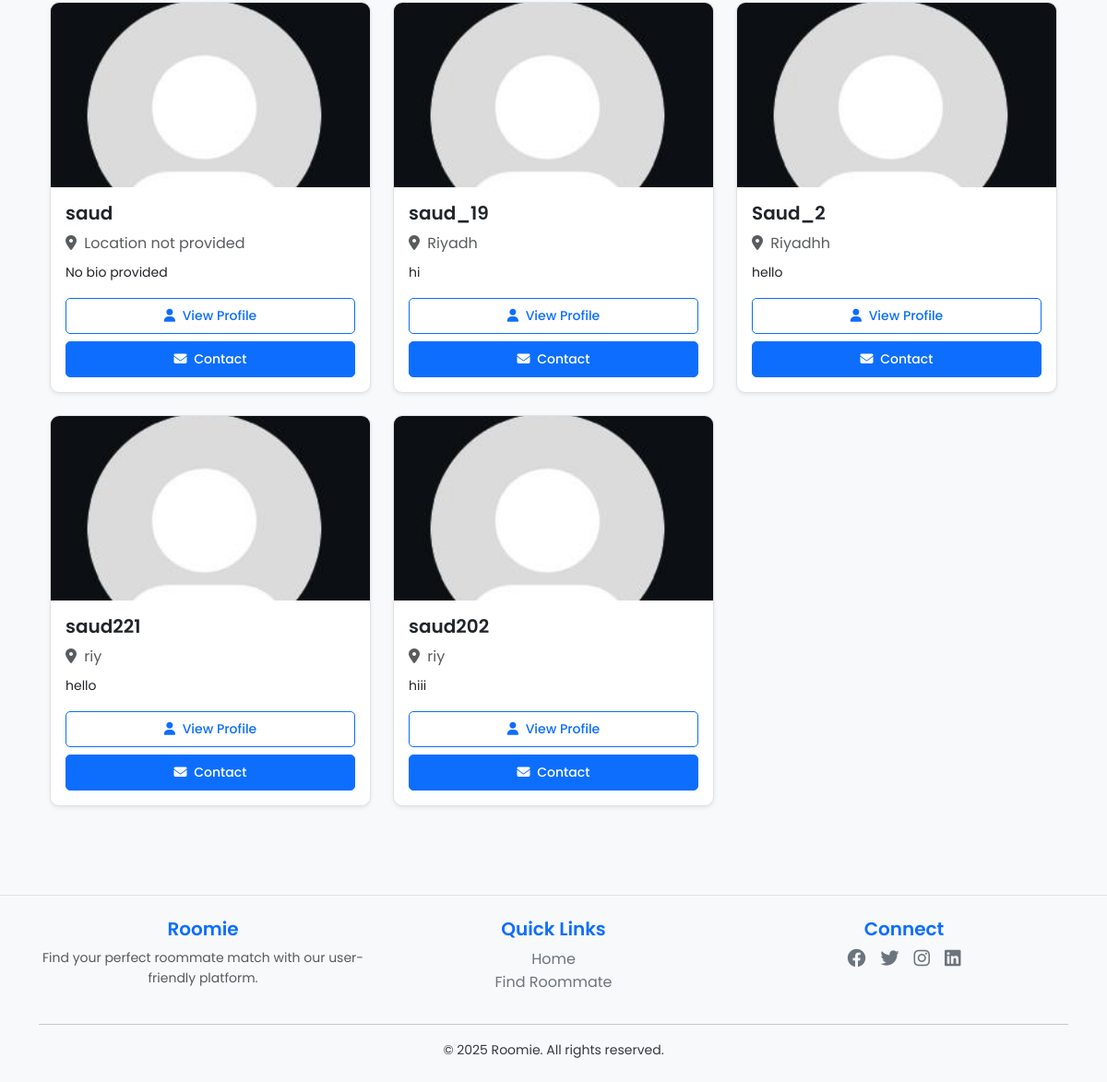
The page /find-roommate/ (lower part) on the database as committed earlier.
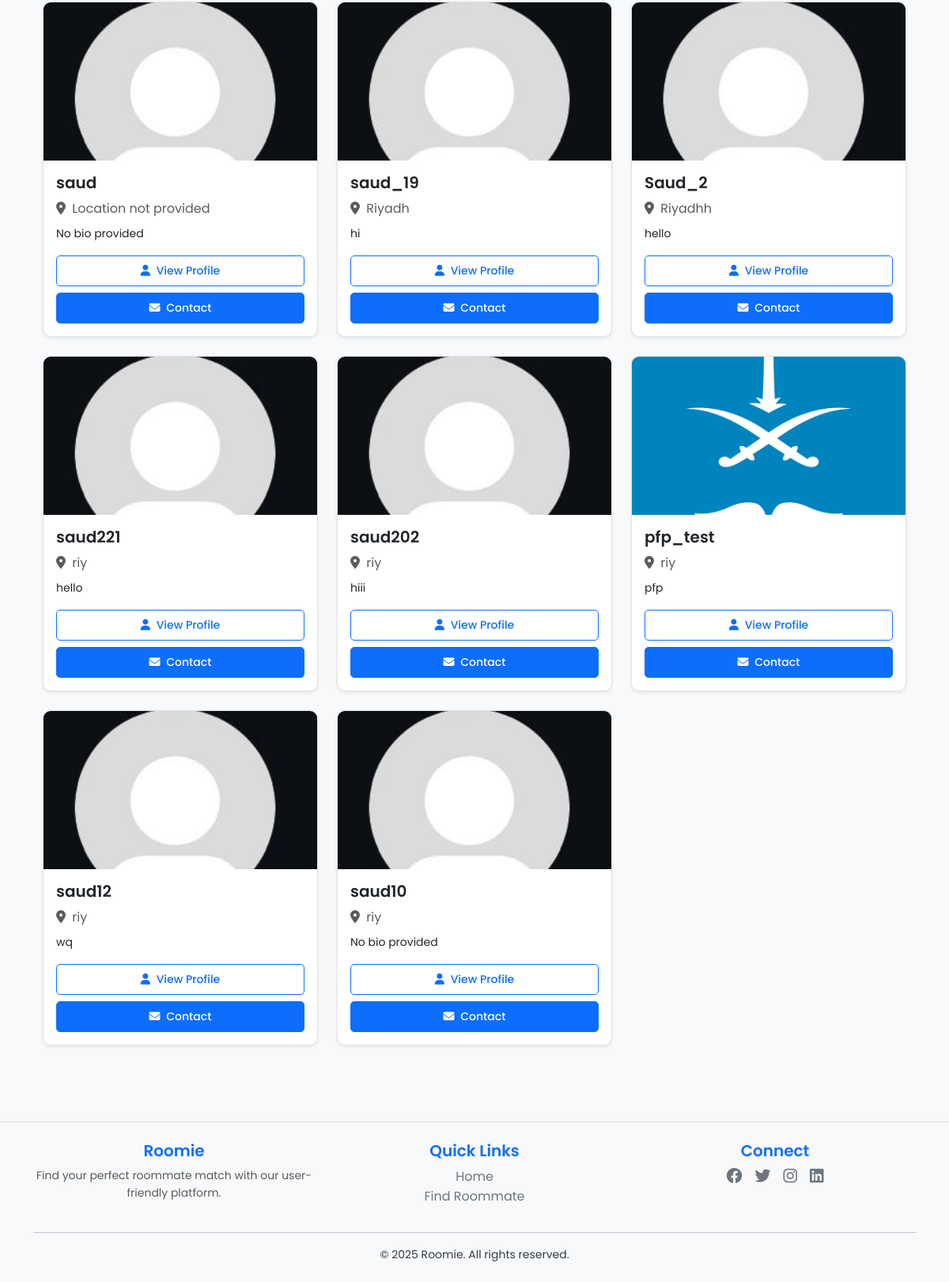
The same page on the database as committed later.
### core/models.py (models this page shows, shortened)
class User(AbstractUser):
    ACCOUNT_TYPE_CHOICES = [
        ('seeker', 'Seeker'),
        ('provider', 'Provider'),
    ]
    GENDER_CHOICES = [
        ('male', 'Male'),
        ('female', 'Female'),
        ('other', 'Other'),
    ]
    email = models.EmailField(unique=True)
    gender = models.CharField(max_length=10, choices=GENDER_CHOICES, blank=True, null=True)
    birthdate = models.DateField(blank=True, null=True)
    bio = models.TextField(blank=True, null=True)
    location = models.CharField(max_length=255, blank=True, null=True)
    profile_photo = models.ImageField(
        upload_to='profile_photos/',
        blank=True,
        null=True,
        default='profile_photos/default_user.jpg'  # Set default profile photo
    )
    account_type = models.CharField(max_length=10, choices=ACCOUNT_TYPE_CHOICES, default='seeker')

### roomie/views.py (the view)
# urls.py: path('find-roommate/', views.find_roommate, name='find_roommate'),
def find_roommate(request):
    roommates = User.objects.filter(account_type='seeker')  # Fetch only seekers
    return render(request, "find_roommate.html", {'roommates': roommates})

### roomie/templates/find_roommate.html (shortened to what this page needs)
{% extends 'base.html' %}
{% load static %}
{% block content %}
<div class="container">
  <div class="row g-4">
    {% for roommate in roommates %}
    <div class="col-md-4">
      <div class="card h-100 shadow-sm">
        {% if roommate.profile_photo %}
        <img
          src="{{ roommate.profile_photo.url }}"
          class="card-img-top"
          style="height: 200px; object-fit: cover;"
          alt="{{ roommate.username }}"
        />
        {% else %}
        <img
          src="/media/profile_photos/default_user.jpg"
          class="card-img-top"
          style="height: 200px; object-fit: cover;"
          alt="Default Profile"
        />
        {% endif %}
        <div class="card-body">
          <h5 class="card-title">{{ roommate.username }}</h5>
          <p class="card-text text-muted mb-2">
            <i class="fas fa-map-marker-alt me-1"></i>
            {{ roommate.location|default:"Location not provided" }}
          </p>
          <p class="card-text small mb-3">
            {% if roommate.bio %}
              {{ roommate.bio|truncatechars:60 }}
            {% else %}
              No bio provided
            {% endif %}
          </p>
          <div class="d-grid gap-2">
            <a
              href="{% url 'user_profile' roommate.id %}"
              class="btn btn-outline-primary btn-sm"
            >
              <i class="fas fa-user me-1"></i> View Profile
            </a>
            <a
              href="{% url 'send_message' roommate.id %}"
              class="btn btn-primary btn-sm"
            >
              <i class="fas fa-envelope me-1"></i> Contact
            </a>
          </div>
        </div>
      </div>
    </div>
    {% endfor %}
  </div>
</div>
{% endblock %}

Rows that differ between the two databases and show on the page:
added User: profile_photo (picture), username "pfp_test", location "riy", bio "pfp"
added User: profile_photo (placeholder picture), username "saud12", location "riy", bio "wq"
added User: profile_photo (placeholder picture), username "saud10", location "riy", bio "No bio provided"
